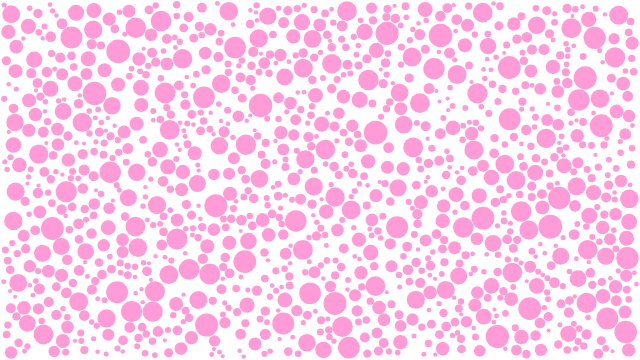
Frame 1 (no input)
Frame 60 (no input): identical to frame 1, image omitted
Frame 120 (the mouse pressed at the canvas centre since frame 60): identical to frame 1, image omitted

The p5.js sketch that drew this single still picture (run headless with seeded random() and noise() and a simulated clock; from frame 60 on, the mouse is pressed at the canvas centre):

// p5.js sketch
// ── sketch.js
var circles = [];
var maxattempts = 10000;

function setup() {
  createCanvas(640, 360);

  var attempts = 0;

  for (var i = 0; i < 1200; i++) {
    var circle = {
      x: random(width),
      y: random(height),
      r: random(2,12)
    };
    var overlaps = false;
    for (var j = 0; j < i; j++) {
      if (circles[j]) {
        if (dist(circle.x, circle.y, circles[j].x, circles[j].y) < circles[j].r + circle.r) {
          overlaps = true;
          break;
        }
      }
    }
    if (overlaps || circle.x - circle.r < 1 || circle.x + circle.r > width - 1 || circle.y - circle.r < 1 || circle.y + circle.r > height - 1) {
      overlaps = true;
    }
    if(!overlaps) {
      fill(255, 0, 150, 100);
      noStroke();
      ellipse(circle.x, circle.y, circle.r*2);
      circles.push(circle);
    } else if(attempts >= maxattempts) {
      attempts == 0;
      console.log("Max attempts reached for index: " + i + "! Skipping!");
      continue;
    } else {
      i--;
      attempts++;
    }
  }
}

function createArray(length) {
  var arr = new Array(length || 0), i = length;

  if (arguments.length > 1) {
    var args = Array.prototype.slice.call(arguments, 1);
    while(i--) arr[length-1 - i] = createArray.apply(this, args);
  }

  return arr;
}

function mousePressed() {

}

function draw() {
  // background(51);
}
